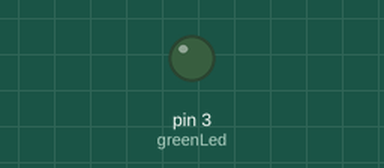
This sketch was run on a simulated Arduino Uno, built with avr-gcc and run on an emulated ATmega328P. Shown: output pins drawn as LEDs (lit = HIGH).

Above: at 0.1 s.
At 1.0 s:
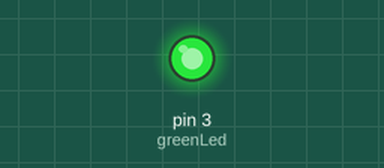
Timing chart, 0 to 2.5 s (numbered marks = the images above):
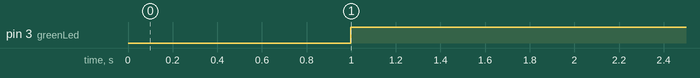

Measured:
- by itself, pin 3 (greenLed): LOW → HIGH at 1.0 s

The sketch:

TIMER0CMP.ino
```cpp
#define greenLed 3

int timer=0;

ISR(TIMER0_COMPA_vect){    //This  is the interrupt request
  timer++;
}

void setup() {
  pinMode(greenLed,OUTPUT);

  TCCR0A=(1<<WGM01);    //Set the CTC mode
  OCR0A=0xF9; //Value for ORC0A for 1ms

  TIMSK0|=(1<<OCIE0A);   //Set  the interrupt request
  sei(); //Enable interrupt

  TCCR0B|=(1<<CS01);    //Set the prescale 1/64 clock
  TCCR0B|=(1<<CS00);
}

void  loop() {
  //in this way you can count 1 second because the nterrupt request  is each 1ms
  if(timer>=1000){
    digitalWrite(greenLed,HIGH);
    timer=0;
  }
}
```
